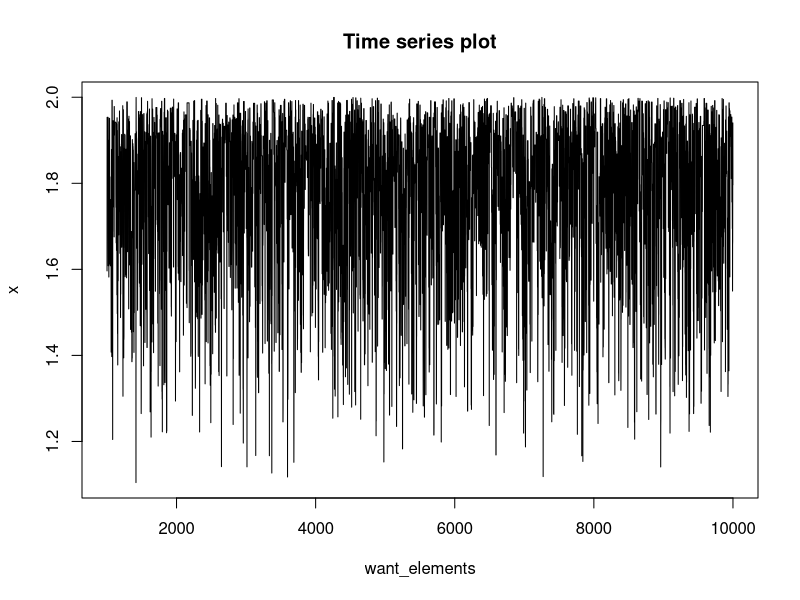
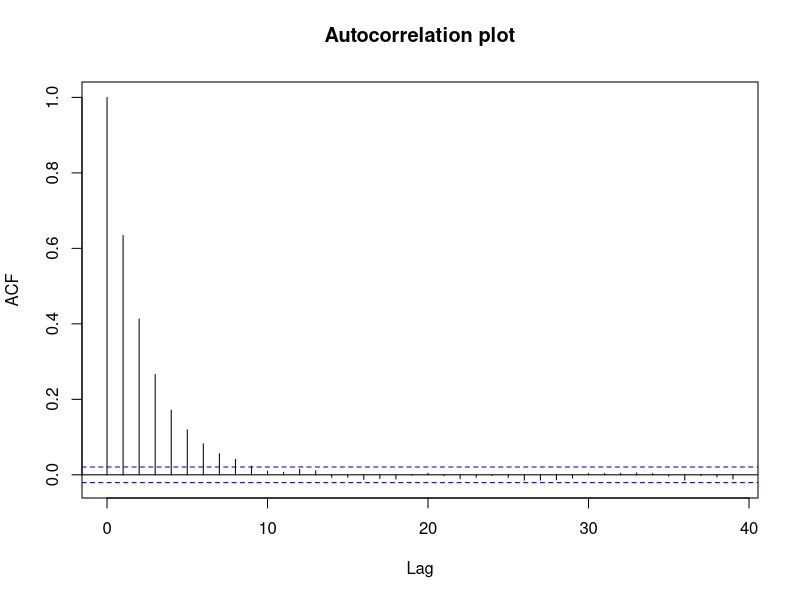

These charts were generated, in order, by the following R code:
# Clear all variables before starting
rm(list = ls())




# SECTION 1 #
#------------------------------------------------------------------------------#
# Defining a function / macro that will facilitate the operations of the
# Metropolis-Hastings algorithm. Parameter definitions

    # n = number of elements of the chain
    # start = initial state of the chain



# 1.1 - Defining the function / macro 
MetHat1 <- function(n, start){
  
    # 1.1a - Create blank vectors
    x <- rep(NA, n)
    accepted <- rep(NA, n)
    
    
    # 1.1b - Initialize the chain
    x[1] <- start
    accepted[1] <- 1
    
    
    # 1.1c - Obtain the elements of the sequence {X^(t)}_{t=2}^n
    for (i in 2:n){
      
      
        # 1.1c1 - Draw a proposed state y from the proposal density 
        #         q(x,y) = q(y) = 1 + U[0,1]
        y <- 1 + runif(1)
        
        # 1.1c2 - Define f(y)
        if (y >= 1 && y <= 2) fy <- y^2 * (1-y)^2 else fy <- 0
        
        # 1.1c3 - Define f(x)
        if (x[i-1] >= 1 && x[i-1] <= 2) fx <- x[i-1]^2 * (1-x[i-1])^2 else fx <- 0
        
        # 1.1c3 - Define acceptance ratio
        r <- fy / fx
        
        # 1.1c4 - Define the acceptance probability
        aprob <- min(1,r)
        
        # 1.1c5 - Define uniform random variable
        u <- runif(1)
        
        # 1.1c6 - Determine if proposed state is accepted or rejected
        # If acceptance probability >= uniform random variable, accept proposed state
        # If acceptance probability <  uniform random variable, reject proposed state
        if (aprob >= u) x[i] <- y
        if (aprob <  u) x[i] <- x[i-1]
        
        # 1.1c7 - Append result to accepted vector
        # If acceptance probability >= uniform random variable, accept proposed state
        # If acceptance probability <  uniform random variable, reject proposed state
        if (aprob >= u) accepted[i] <- 1
        if (aprob <  u) accepted[i] <- 0
      
    }
    
    # 1.1d - Return list of states and accept-reject occurrences
    return(list(x=x, accepted=accepted))

}



    # There are two outputs of this function / macro:
    # $x        -  A list of all the elements produced in the chain
    # $accepted -  A binary list of whether each proposed state was accepted or 
    #              rejected in each iteration







# SECTION 2 #
#------------------------------------------------------------------------------#
# Running the function / macro produced in the previous section and analyzing results


# 2.1a - Define burn-in and number of elements of the chain to use after the
# burn-in has occurred.
burnin  <- 1000
mcmc    <- 9000



# 2.1b - Running the function / macro defined in the previous section. 
# Results are saved in a list object called MH_Output
set.seed(12345)
MH_Output <- MetHat1(burnin + mcmc, start = 1.5)



# 2.1c - Specify the acceptance rate.
acceptance_rate <- mean(MH_Output$accepted)
acceptance_rate



# 2.1d - Create a time series plot of all elements in the chain AFTER the burn-in
want_elements <- (burnin + 1):(burnin + mcmc)
plot(want_elements, MH_Output$x[want_elements], type = "l",
     main = "Time series plot", ylab = "x")



# 2.1e - Create autocorrelation plot of all elements in the chain after the burn-in
acf(MH_Output$x[want_elements], main = "Autocorrelation plot")






# SECTION 3 #
#------------------------------------------------------------------------------#
# Performing simple Monte Carlo integration

# 3.1a - Refining the elements of the chain produced by the Metropolis-Hastings
# algorithm to just the elements after the burn-in
post_burn <- tail(MH_Output$x, mcmc)



# 3.1b - Calculate approximate value of E[X]
g3 <- function(x){ log(sqrt(x)) }
barg3 = sum(g3(post_burn)) / mcmc
barg3

 
